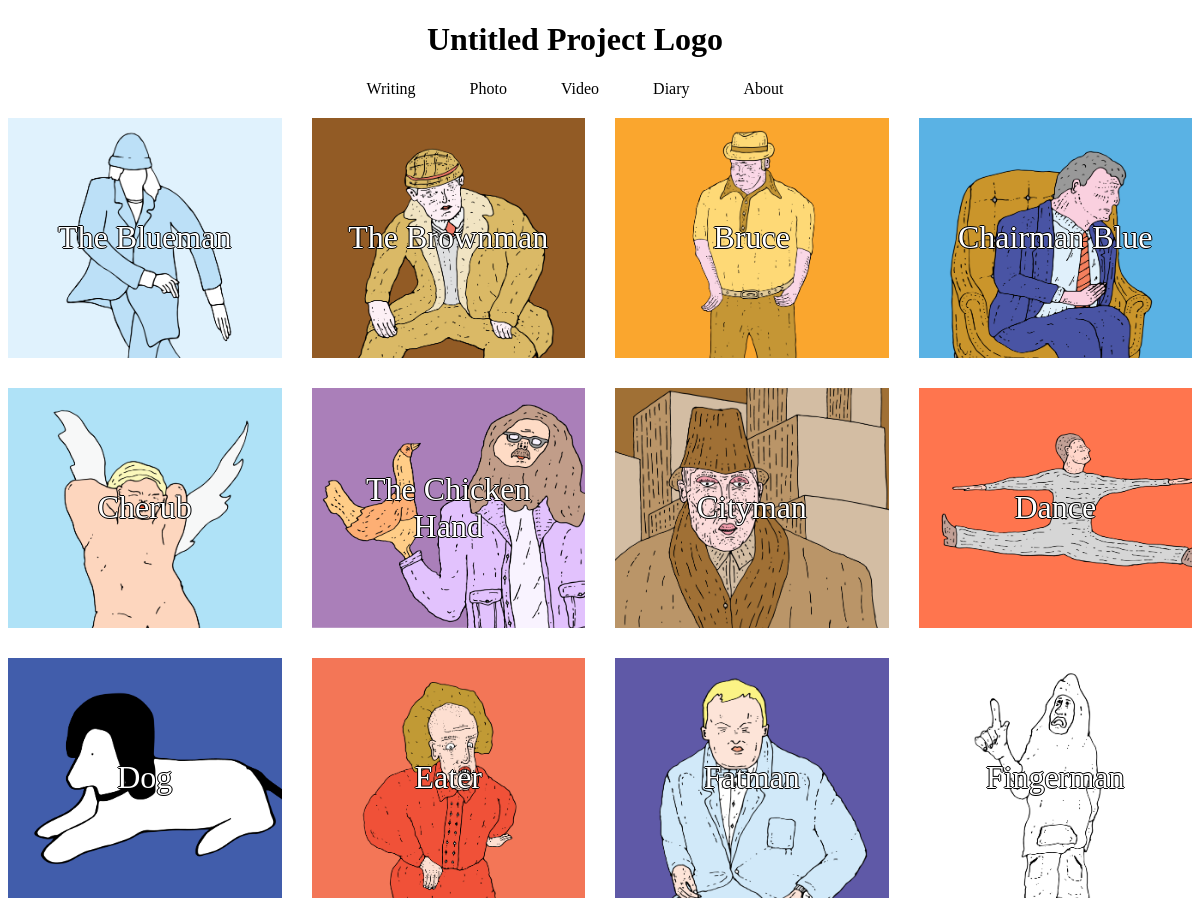
The app's page /photo/ with its own data.
### mainsite/models.py (models this page shows)
class TestPost(models.Model):
    title = models.CharField(max_length=100, unique=True)
    slug = models.SlugField(max_length=200, unique=True, default=datetime.datetime.now())

### mainsite/views.py (the view)
# urls.py: path('photo/', views.photo, name="photo"),
def photo(request):
    post = TestPost.objects.all()
    post = {'post':post}
    return render(request, 'mainsite/photo.html', post)

### mainsite/templates/mainsite/photo.html (shortened to what this page needs)
{% load static %}
<!DOCTYPE html>
<html>
    <head>
        <link rel="stylesheet" type="text/css" href="{% static 'mainsite/photo.css' %}">
        <link rel="stylesheet" type="text/css" href="{% static 'header.css' %}">
    </head>
    {% include "header.html" %}
    <body>
    <div class="wrapper">
        {% for p in post %}
            {% with postspath="/static/posts" %}
                <a href="{{p.slug}}")>
                    <div class="box {{p.id}}" style="background-image: url('{{postspath}}/{{p.id}}/{{p.id}}.png')">
                        <span id="post-title">{{p.title}}</span>
                    </div>
                </a>
            {% endwith %}
        {% endfor %}
    </body>
</html>

### templates/header.html
<header id="header-main">
    <h1> <a href="/">Untitled Project Logo</a></h1>
    <nav>
            <ul>
                <li><a href="/writing/">Writing</a></li>
                <li><a href="/photo/">Photo</a></li>
                <li><a href="/video/">Video</a></li>
                <li><a href="/diary/">Diary</a></li>
                <li><a href="/about/">About</a></li>
            </ul>
    </nav>
</header>

### static/mainsite/photo.css (style rules this page uses)
.wrapper { display: grid; grid-template-columns: repeat(auto-fill, minmax(250px, 1fr)); grid-gap: 30px; text-align: center; }
.box { background-color: #444; color: #fff; padding: 20px; font-size: 200%; height: 200px; background-size: cover; display: grid; align-items: center; justify-items: center; text-shadow: 1px 0 0 #000, 0 -1px 0 #000, 0 1px 0 #000, -1px 0 0 #000; }
a { text-decoration: none; }

### static/header.css (style rules this page uses)
#header-main { text-align: center; padding-bottom: 20px; }
#header-main ul { list-style-type: none; margin: 0; padding-left: 0; }
#header-main li { display: inline-block; float: none }
#header-main a { color: inherit; text-decoration: inherit; display: block; padding-right: 50px; }

### records on screen
TestPost: shows a picture, title "The Blueman"
TestPost: shows a picture, title "The Brownman"
TestPost: shows a picture, title "Bruce"
TestPost: shows a picture, title "Chairman Blue"
TestPost: shows a picture, title "Cherub"
TestPost: shows a picture, title "The Chicken Hand"
TestPost: shows a picture, title "Cityman"
TestPost: shows a picture, title "Dance"
TestPost: shows a picture, title "Dog"
TestPost: shows a picture, title "Eater"
TestPost: shows a picture, title "Fatman"
TestPost: shows a picture, title "Fingerman"
